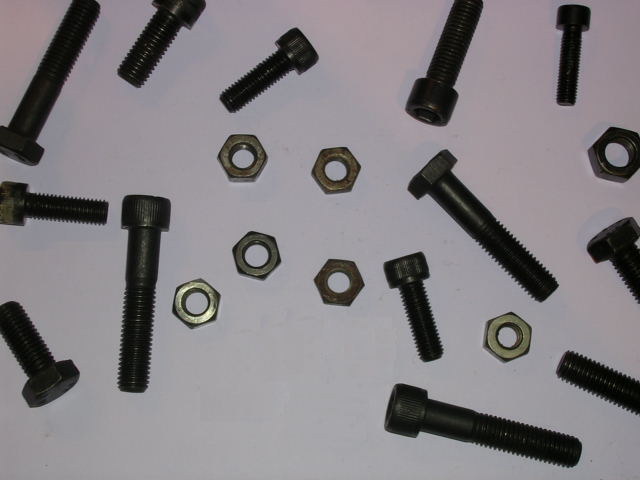
%> input picture aula08/nuts2a.jpg, 640 x 480 px
$ octave aula08.m   (GNU Octave 9; MATLAB toolbox functions it lacks are replaced by stand-ins)
%> lines starting %> are read from the running program, lines starting %| are printed output that depends on the picture; in (x1, y1, x2, y2) boxes, pixels count from 0 and x2, y2 are one past the last pixel; in counts of white or black regions, pixels touching at a corner belong together; the program's own positions count from 1
% SVPI
% Alexandre Rodrigues 92993
% Maio 2022
% Aula 08

exlist = {'ex1','ex2','ex3','ex4a','ex4b','ex5','ex6','ex7','ex8','ex9'};

if ismember('ex1',exlist)
%% Ex1
figure(1)

A = im2double(rgb2gray(imread("nuts2a.jpg")));
%> A: size 480x640 double; min 0, max 0.984, mean 0.506
B = ~imbinarize(A);
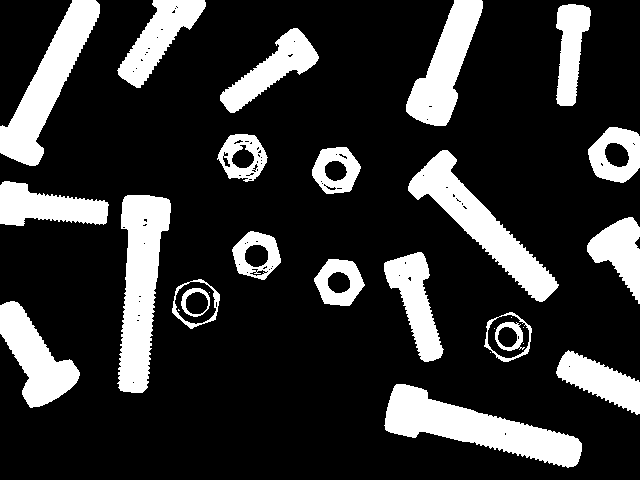
%> B: size 480x640 logical; 20.2% white; 29 white regions (7 under 20 px), largest, box (x1, y1, x2, y2) and area: (384, 384, 582, 468) 6906, (117, 195, 171, 393) 6578, (408, 150, 559, 302) 5883
B = imfill(B,"holes");
%> B: size 480x640 logical; 21.5% white; 21 white regions (1 under 20 px), largest, box (x1, y1, x2, y2) and area: (384, 384, 582, 468) 6908, (117, 195, 171, 393) 6601, (408, 150, 559, 302) 5905
C = imclearborder(B);

subplot(1,3,1)
imshow(A)
subplot(1,3,2)
imshow(B)
subplot(1,3,3)
imshow(C)

figure(101)
C = bwmorph(C,"close");
%> C: size 480x640 logical; 12.5% white; 12 white regions, largest, box (x1, y1, x2, y2) and area: (384, 384, 582, 468) 6966, (117, 195, 171, 393) 6685, (408, 150, 559, 302) 5935
[L,Nb] = bwlabel(C);
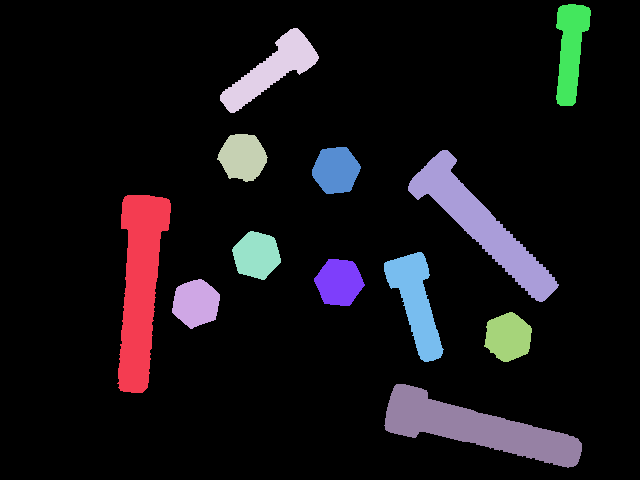
%> L: size 480x640 double; 13 distinct labels, from 0 to 12; one colour per label, 0 black
%> Nb = 12

idx = 1;
for k=1:Nb
    D=(L==k);
    subplot(2,6,idx)
    imshow(D)
    idx = idx + 1;
end
%> this loop made 12 passes
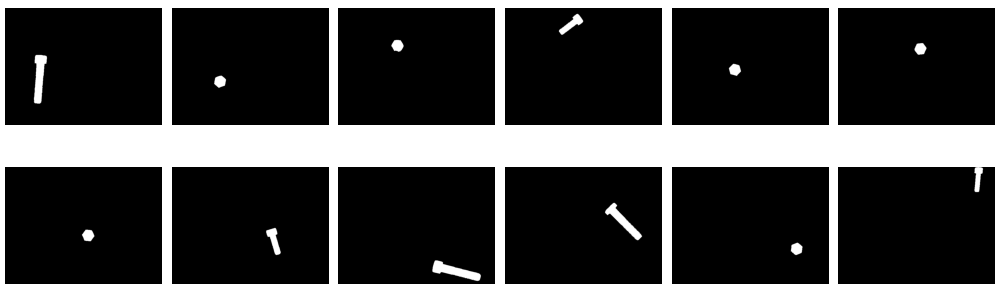
%> figure redrawn from the program's plot data, 12 panels


end
if ismember('ex2',exlist)
%% Ex2
close all
clearvars -except exlist
figure(2)

Argb = im2double(imread("traffic_signs.jpg"));
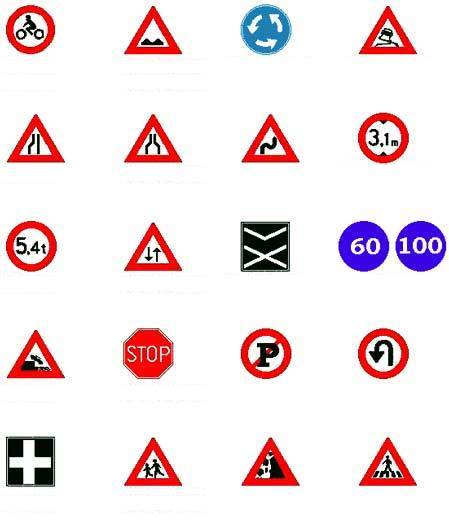
%> input picture aula08/traffic_signs.jpg, 449 x 530 px
A = rgb2gray(Argb);
%> A: size 530x449 double

B = ~imbinarize(A);
%> B: size 530x449 logical; 12.1% white; 45 white regions (7 under 20 px), largest, box (x1, y1, x2, y2) and area: (240, 222, 290, 272) 1970, (123, 328, 173, 379) 1711, (338, 221, 389, 272) 1696

B = imfill(B,"holes");
%> B: size 530x449 logical; 15.9% white; 26 white regions (5 under 20 px), largest, box (x1, y1, x2, y2) and area: (6, 436, 55, 487) 2457, (240, 222, 290, 272) 2456, (123, 328, 173, 379) 2133


B = bwmorph(B,"close");
%> B: size 530x449 logical; 15.9% white; 21 white regions, largest, box (x1, y1, x2, y2) and area: (6, 436, 55, 487) 2459, (240, 222, 290, 272) 2458, (123, 328, 173, 379) 2138
[L,Nb] = bwlabel(B);
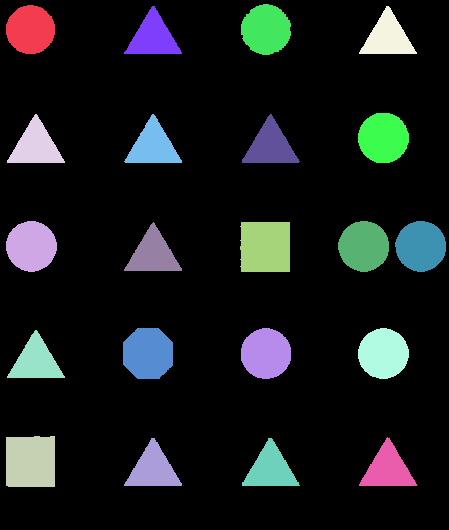
%> L: size 530x449 double; 22 distinct labels, from 0 to 21; one colour per label, 0 black
%> Nb = 21

imshow(B)
hold on

idx = 1;
for k=1:Nb
    D=(L==k);

    Rprops = regionprops(D,"Centroid","Circularity");

    r = Rprops.Centroid(1);
    c = Rprops.Centroid(2);

%> (the run ends here)
